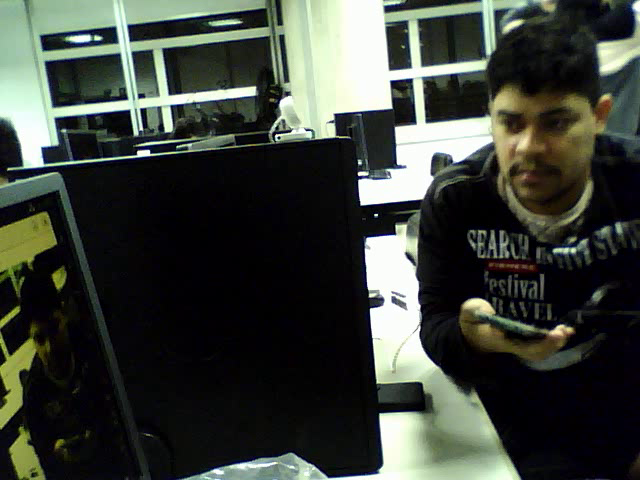
#> input picture frame 12 of assets/relatorio_1/videos/saida.avi, 640 x 480 px, given in place of the camera
$ python lab3_ex2_itemc.py
#> lines starting #> are read from the running program, lines starting #| are printed output that depends on the picture; after the words box and inside, x2 and y2 are one past the last pixel; in counts of white or black regions, pixels touching at a corner belong together
import cv2 as cv
import numpy as np
cap = cv.VideoCapture(0)
width = cap.get(cv.CAP_PROP_FRAME_WIDTH)   # float
# Get current height of frame
height = cap.get(cv.CAP_PROP_FRAME_HEIGHT) # float
# Define Video Frame Rate in fps
fps = 8

fourcc = cv.VideoWriter_fourcc(*'XVID')
out = cv.VideoWriter('saida_mask.avi', fourcc, fps, (int(width),int(height)) )
out2 = cv.VideoWriter('saida_limpa.avi', fourcc, fps, (int(width),int(height)) )
out3 = cv.VideoWriter('saida_verde.avi', fourcc, fps, (int(width),int(height)) )


while(1):
	# Take each frame
	_, frame = cap.read()
#> frame is the input picture: shape (480, 640, 3); mean B, G, R 58.1, 65, 60.1
	# Convert BGR to HSV
	hsv = cv.cvtColor(frame, cv.COLOR_BGR2HSV)
#> hsv: shape (480, 640, 3); mean H, S, V 74, 105.7, 68.5
	# define range of blue color in HSV
	lower_blue = np.array([110,50,50])
	upper_blue = np.array([130,255,255])

	lower_green = np.array([60,50,10])
	upper_green = np.array([90,255,240])

	lower_red = np.array([150,100,50])
	upper_red = np.array([200,255,255])

	# Threshold the HSV image to get only blue colors
	mask = cv.inRange(hsv, lower_blue, upper_blue)
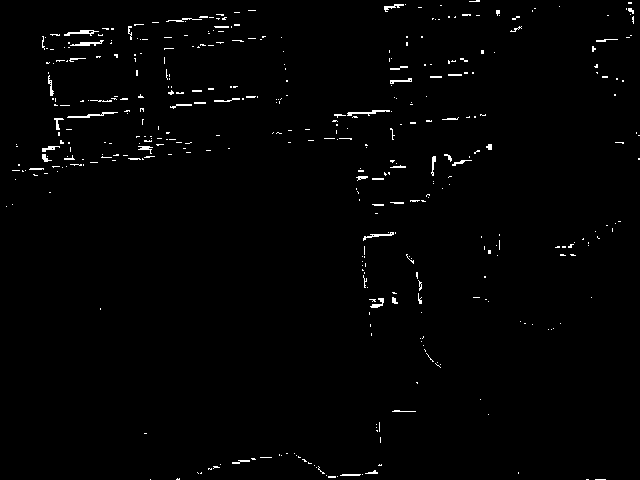
#> mask: shape (480, 640); 1.2% white in thin lines or dots
	maskGreen = cv.inRange(hsv, lower_green, upper_green)
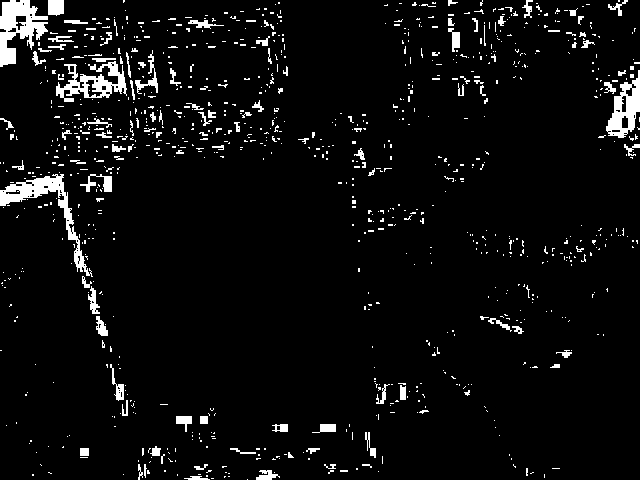
#> maskGreen: shape (480, 640); 5.1% white; 965 white regions (849 under 20 px), largest, box (x1, y1, x2, y2) and area: (0, 0, 48, 67) 1661, (0, 174, 93, 277) 1605, (56, 61, 127, 102) 1220
	maskRed= cv.inRange(hsv, lower_red, upper_red)
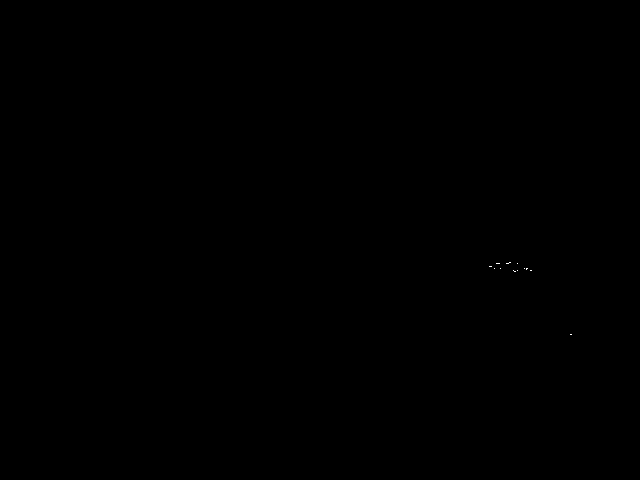
#> maskRed: shape (480, 640); 0.01% white in thin lines or dots, all inside (x1, y1, x2, y2) = (489, 262, 572, 335)
	# Bitwise-AND mask and original image
	res = cv.bitwise_and(frame,frame, mask= mask)
	resGreen = cv.bitwise_and(frame,frame, mask= maskGreen)
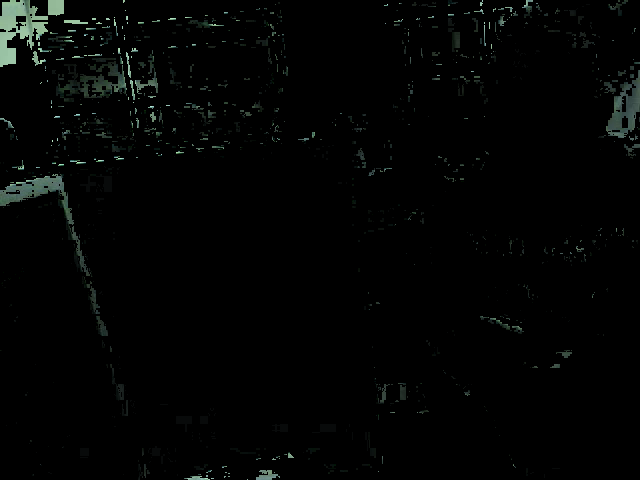
#> resGreen: shape (480, 640, 3); mean B, G, R 3.4, 3.9, 2.9
	resRed = cv.bitwise_and(frame,frame, mask= maskRed)


	maskTest = cv.cvtColor(maskGreen, cv.COLOR_GRAY2RGB)
	out.write(maskTest)
	out2.write(frame)
	out3.write(resGreen)
	cv.imshow('frame',frame)
	cv.imshow('resBlue',res)
	cv.imshow('resGreen',resGreen)
	cv.imshow('resRed',resRed)
	k = cv.waitKey(1)
#> (key x is pressed here)
	if k == 27:
		break
	elif k == ord('x'):
		cv.imwrite("fotoBlue.png",res)
		cv.imwrite("fotoGreen.png",resGreen)
		cv.imwrite("fotoRed.png",resRed)
cv.destroyAllWindows()

$ run again, starting later in the video
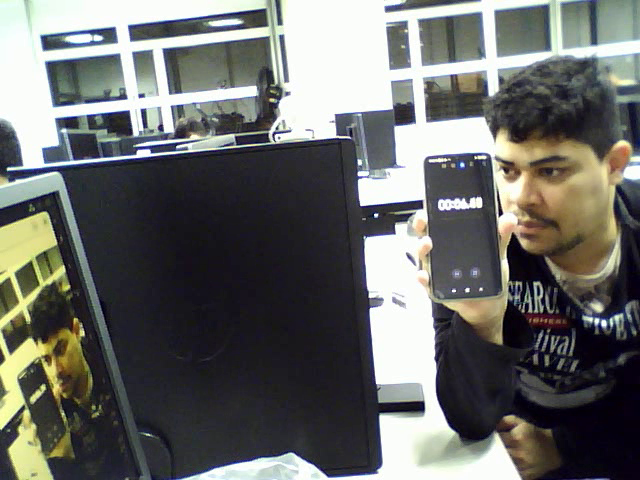
#> input picture frame 57 of assets/relatorio_1/videos/saida.avi, 640 x 480 px, given in place of the camera
#> frame is the input picture: shape (480, 640, 3); mean B, G, R 104.7, 107, 105.9
#> hsv: shape (480, 640, 3); mean H, S, V 83.9, 53.7, 114.1
#> `mask = cv.inRange(hsv, lower_blue, upper_blue)`:
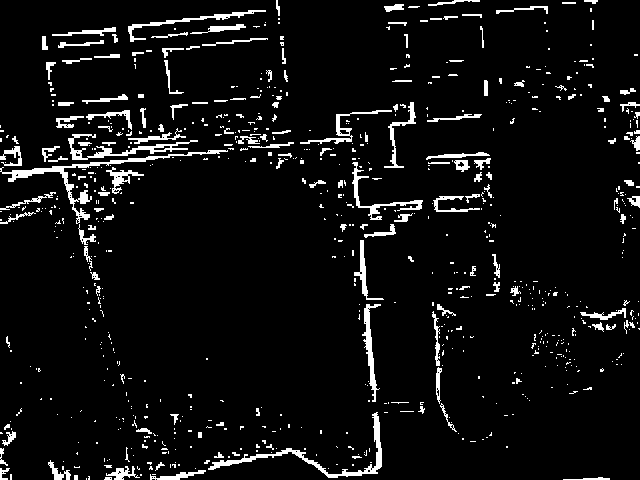
#> mask: shape (480, 640); 5.9% white; 772 white regions (612 under 20 px), largest, box (x1, y1, x2, y2) and area: (0, 150, 228, 224) 1272, (208, 412, 382, 478) 1111, (68, 134, 198, 160) 727
#> maskGreen: shape (480, 640); 0.31% white in thin lines or dots
#> maskRed: shape (480, 640); 0.08% white; 7 white regions (5 under 20 px), largest, box (x1, y1, x2, y2) and area: (524, 314, 560, 320) 136, (539, 322, 566, 328) 66
#> `res = cv.bitwise_and(frame,frame, mask= mask)`:
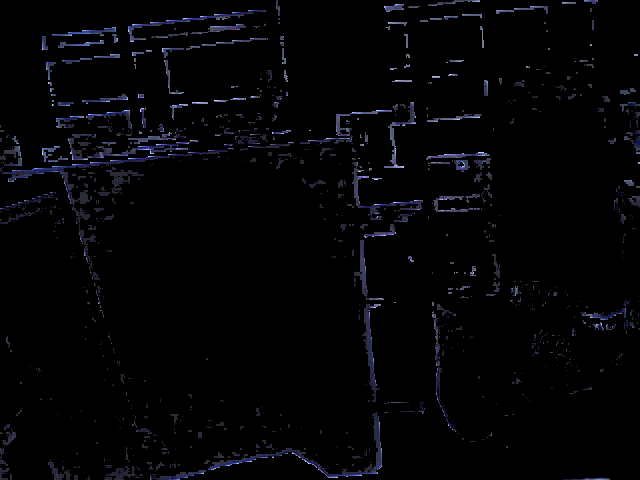
#> res: shape (480, 640, 3); mean B, G, R 5.5, 3.7, 3.6
#> maskTest: shape (480, 640, 3); 0.31% white in thin lines or dots

$ run again, starting later in the video
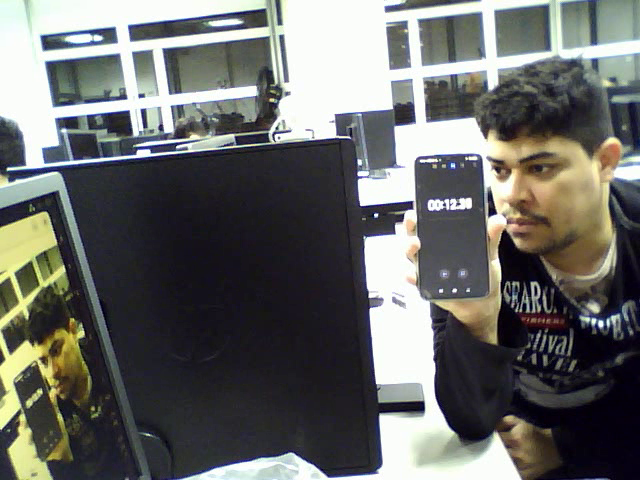
#> input picture frame 101 of assets/relatorio_1/videos/saida.avi, 640 x 480 px, given in place of the camera
#> frame is the input picture: shape (480, 640, 3); mean B, G, R 103.7, 105.7, 104.8
#> hsv: shape (480, 640, 3); mean H, S, V 85, 55, 113.1
#> `mask = cv.inRange(hsv, lower_blue, upper_blue)`:
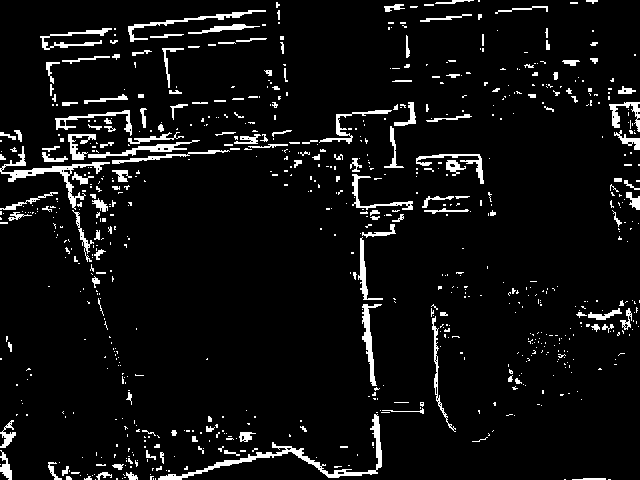
#> mask: shape (480, 640); 6% white; 772 white regions (608 under 20 px), largest, box (x1, y1, x2, y2) and area: (158, 414, 382, 480) 1391, (0, 146, 110, 210) 929, (128, 10, 266, 42) 521
#> maskGreen: shape (480, 640); 0.26% white in thin lines or dots
#> maskRed: shape (480, 640); 0.08% white in thin lines or dots, all inside (x1, y1, x2, y2) = (42, 130, 564, 427)
#> `res = cv.bitwise_and(frame,frame, mask= mask)`:
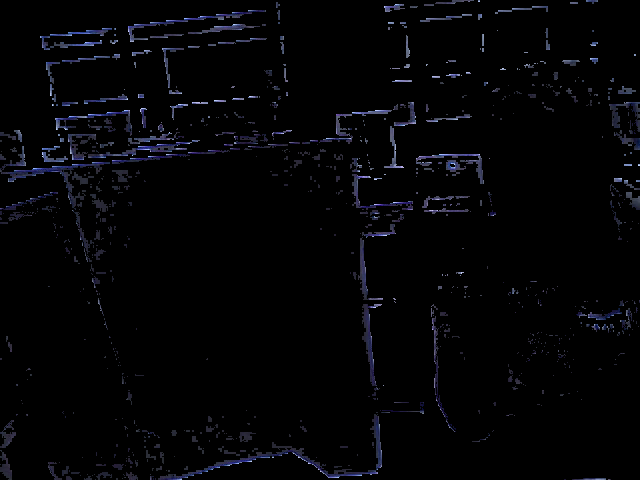
#> res: shape (480, 640, 3); mean B, G, R 5.6, 3.7, 3.6
#> maskTest: shape (480, 640, 3); 0.26% white in thin lines or dots
